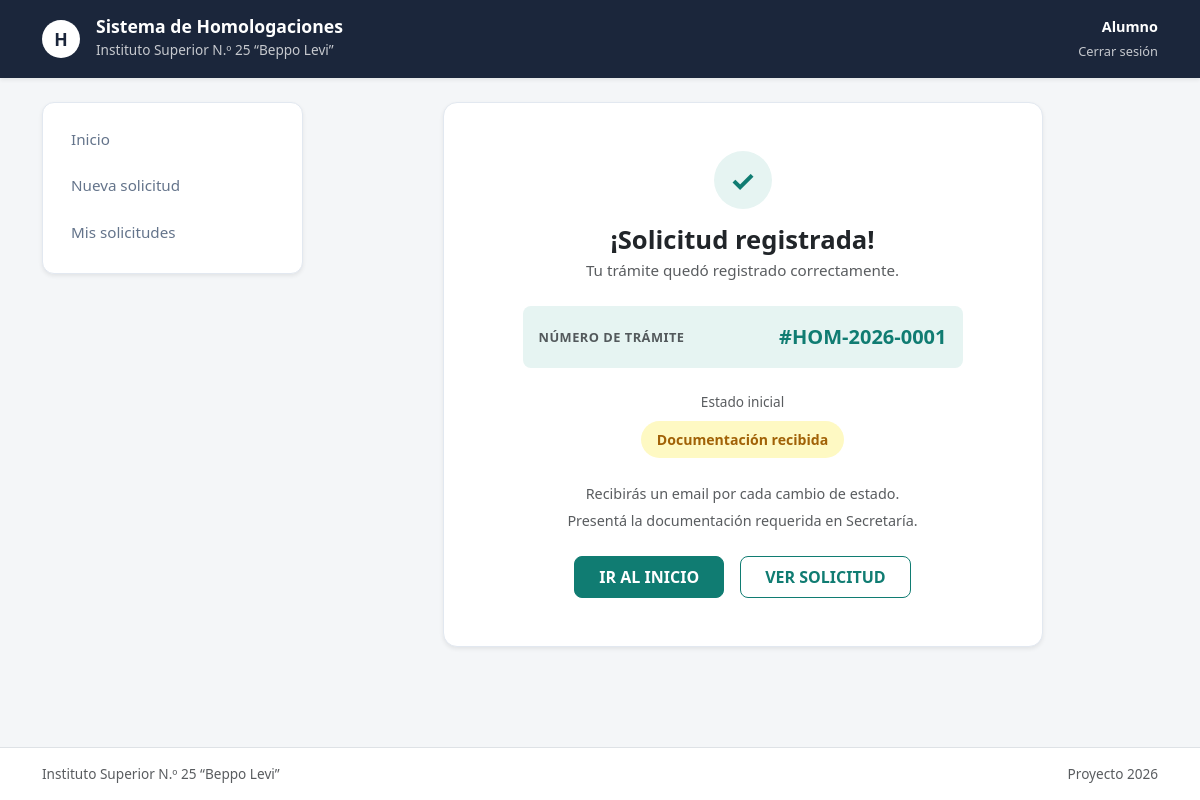
Page /solicitud-confirmacion/1/ (signed in) on the earlier database version.
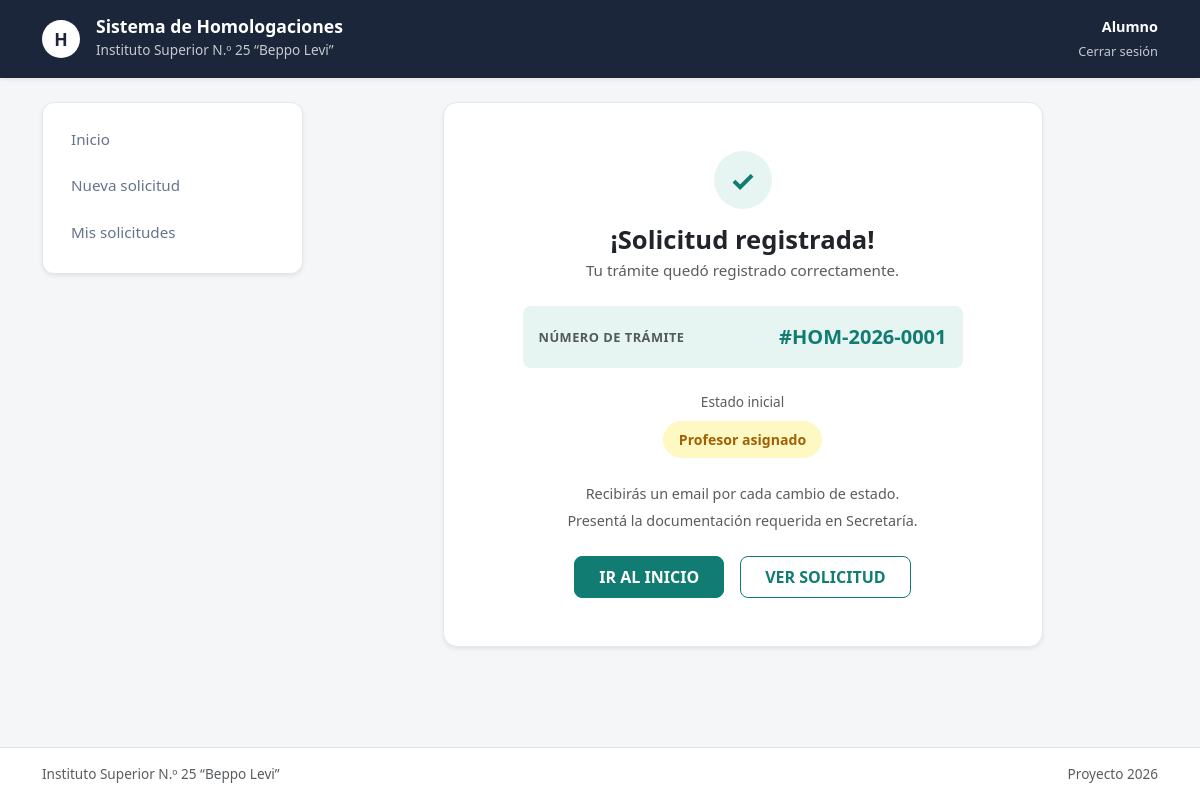
Same page on the later database version.
### app1/models.py (models this page shows, shortened)
class SolicitudHomologacion(models.Model):
    ESTADOS = [
        ('PENDIENTE_PRESENTACION', 'Pendiente de presentación en Secretaría'),
        ('DOCUMENTACION_RECIBIDA', 'Documentación recibida'),
        ('PROFESOR_ASIGNADO', 'Profesor asignado'),
        ('EN_EVALUACION', 'En evaluación'),
        ('EVALUACION_FINALIZADA', 'Evaluación finalizada'),
        ('CORRECCION_SOLICITADA', 'Corrección solicitada'),
        ('DICTAMEN_APROBADO', 'Dictamen aprobado'),
        ('HOMOLOGACION_APROBADA', 'Homologación aprobada'),
        ('HOMOLOGACION_RECHAZADA', 'Homologación rechazada'),
    ]
    numero_tramite = models.CharField(max_length=30, unique=True, verbose_name="Número de Trámite")
    alumno = models.ForeignKey(PerfilUsuario, on_delete=models.CASCADE, limit_choices_to={'rol': 'ALUMNO'}, related_name="solicitudes")
    institucion_origen = models.CharField(max_length=200, verbose_name="Institución de Origen")
    carrera_origen = models.CharField(max_length=200, verbose_name="Carrera de Origen")
    analitico_pdf = models.FileField(upload_to="analiticos/", null=True, blank=True, verbose_name="Certificado Analítico")
    programa_origen_pdf = models.FileField(upload_to="programas_origen/", null=True, blank=True, verbose_name="Programa de la Materia de Origen")
    observaciones_alumno = models.TextField(blank=True, null=True, verbose_name="Observaciones del Alumno")
    estado = models.CharField(max_length=30, choices=ESTADOS, default='PENDIENTE_PRESENTACION', verbose_name="Estado de la Solicitud")
    fecha_creacion = models.DateTimeField(auto_now_add=True, verbose_name="Fecha de Creación")
    fecha_actualizacion = models.DateTimeField(auto_now=True, verbose_name="Última Actualización")

### app1/views.py (the view)
# urls.py: path('solicitud-confirmacion/<int:solicitud_id>/', views.solicitud_confirmacion, name='solicitud_confirmacion'),
@login_required(login_url='index')
def solicitud_confirmacion(request, solicitud_id):
    solicitud = get_object_or_404(SolicitudHomologacion, id=solicitud_id, alumno=request.user.perfil)
    return render(request, 'app1/solicitud_confirmacion.html', {'solicitud': solicitud})

### app1/templates/app1/solicitud_confirmacion.html (shortened to what this page needs)
{% extends 'app1/base.html' %}
{% load static %}
{% block usuario_header %}
    <div class="text-end">
        <span class="d-block fw-bold text-white" style="font-size: 0.9rem;">Alumno</span>
        <a href="{% url 'cerrar_sesion' %}" class="text-white text-opacity-75 text-decoration-none" style="font-size: 0.8rem;">
            Cerrar sesión
        </a>
    </div>
{% endblock usuario_header %}
{% block contenido %}
<div class="row g-4">
    <div class="col-12 col-md-3">
        <div class="sidebar-nav shadow-sm">
            <a href="{% url 'panel_alumno' %}" class="sidebar-link">Inicio</a>
            <a href="{% url 'nueva_solicitud' %}" class="sidebar-link">Nueva solicitud</a>
            <a href="{% url 'mis_solicitudes' %}" class="sidebar-link">Mis solicitudes</a>
        </div>
    </div>
    <div class="col-12 col-md-9">
        <div class="card-homolotec shadow-sm text-center py-5 px-4" style="max-width: 600px; margin: 0 auto;">
            <div class="d-inline-flex align-items-center justify-content-center rounded-circle mb-3"
                 style="width: 58px; height: 58px; background-color: #e6f4f2; color: #107c72; font-size: 1.8rem; font-weight: bold;">
                ✓
            </div>
            <h3 class="fw-bold text-dark mb-1" style="font-size: 1.6rem;">¡Solicitud registrada!</h3>
            <p class="text-muted mb-4" style="font-size: 0.95rem;">Tu trámite quedó registrado correctamente.</p>
            <div class="mx-auto p-3 mb-4 rounded-3 d-flex justify-content-between align-items-center"
                 style="background-color: #e6f4f2; max-width: 440px;">
                <span class="text-muted fw-bold" style="font-size: 0.8rem; letter-spacing: 0.5px;">NÚMERO DE TRÁMITE</span>
                <span class="fw-bold" style="color: #107c72; font-size: 1.25rem;">#{{ solicitud.numero_tramite }}</span>
            </div>
            <div class="mb-4">
                <p class="text-muted mb-2" style="font-size: 0.85rem;">Estado inicial</p>
                <span class="badge-estado badge-pendiente px-3 py-2" style="font-size: 0.88rem;">
                    {{ solicitud.get_estado_display }}
                </span>
            </div>
            <div class="text-muted mb-4" style="font-size: 0.9rem; line-height: 1.6;">
                <p class="mb-1">Recibirás un email por cada cambio de estado.</p>
                <p class="mb-0">Presentá la documentación requerida en Secretaría.</p>
            </div>
            <div class="d-flex justify-content-center align-items-center gap-3 mt-2">
                <a href="{% url 'panel_alumno' %}" class="btn btn-teal px-4 py-2">
                    IR AL INICIO
                </a>
                <a href="{% url 'detalle_solicitud' solicitud.id %}" class="btn btn-outline-teal px-4 py-2">
                   VER SOLICITUD
                </a>
            </div>
        </div>
    </div>
</div>
{% endblock contenido %}

Differences in the rows shown:
changed SolicitudHomologacion: estado "Documentación recibida" → "Profesor asignado"
